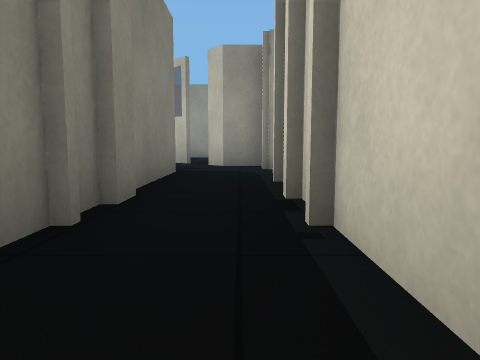
view 1 (above)

20 first-person views from a walk through a robot-simulator world made for Gazebo. The camera is 0.5 m above the floor, tilts 6° down and sees 70° across. The lines on the ground mark 1 m squares. The floor is counted in squares, 1 m on a side. Each view is taken from the middle of a square. On the plan, view 1 faces up. The plan holds only what a view shows up to about 9 squares ahead; the rest is blank. The place goes on beyond the plan. Robots are left out. Simple shapes stand in for some stock models.

view 2
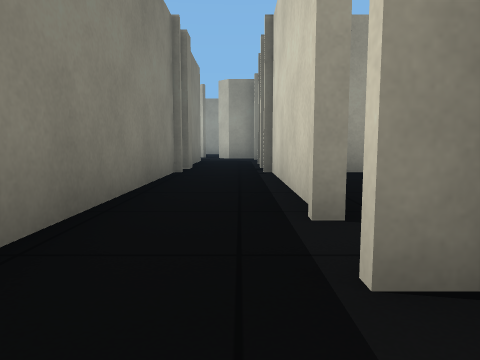

view 3
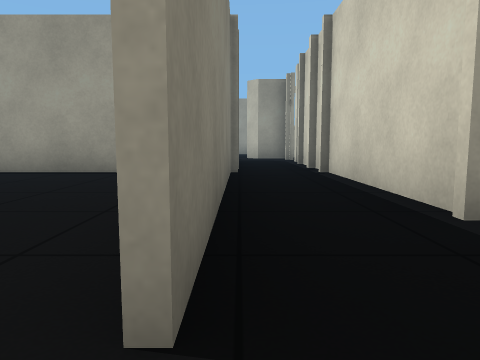

view 4
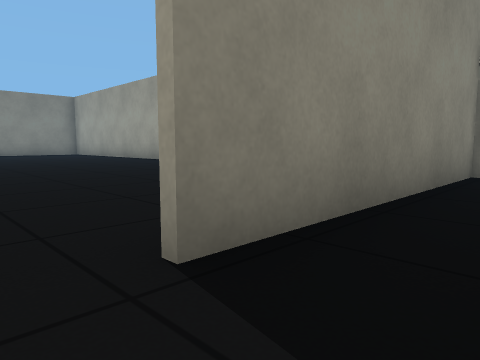

view 5
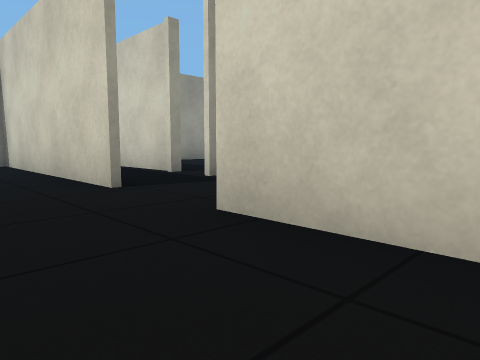

view 6
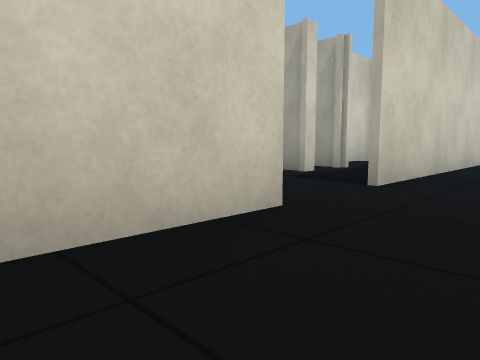

view 7
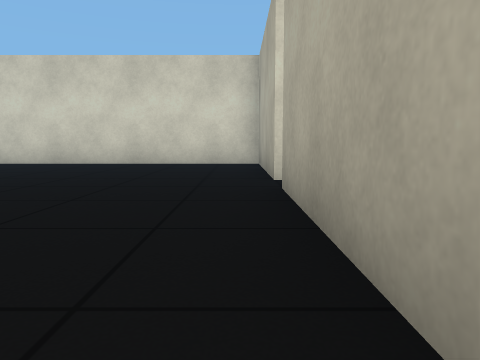

view 8
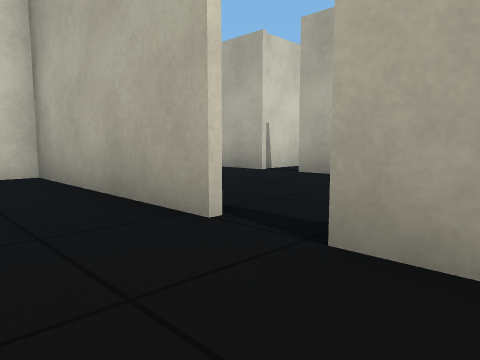

view 9
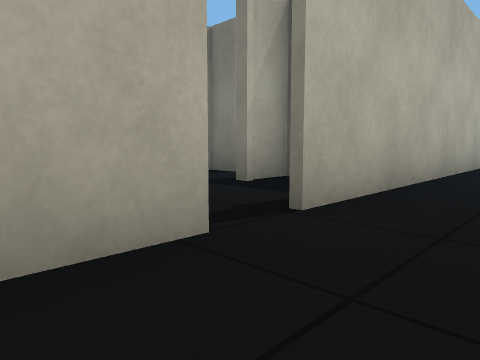

view 10
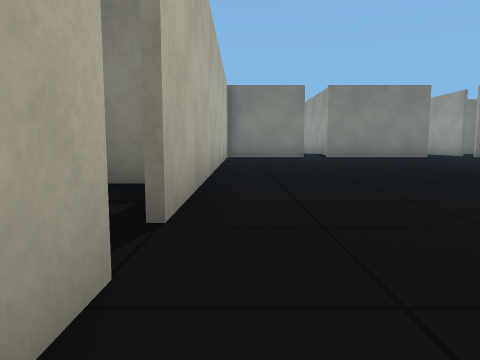

view 11
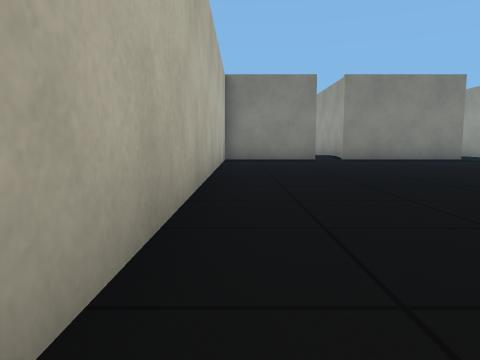

view 12
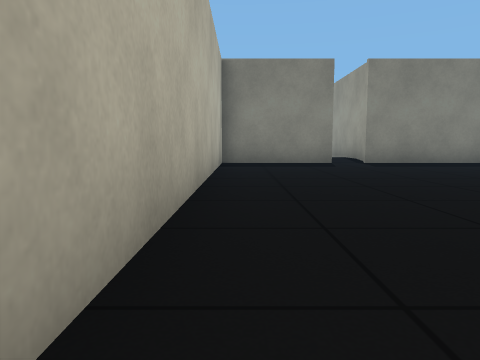

view 13
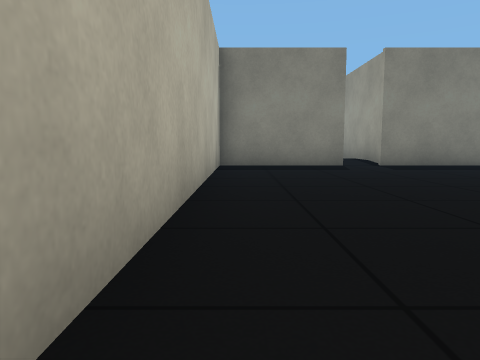

view 14
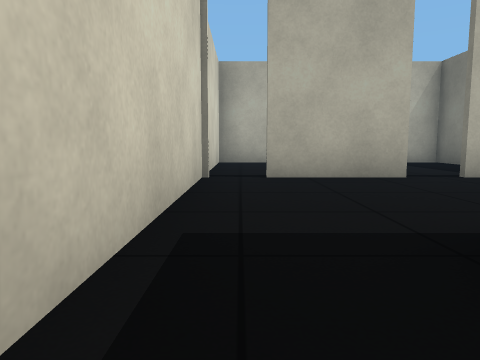

view 15
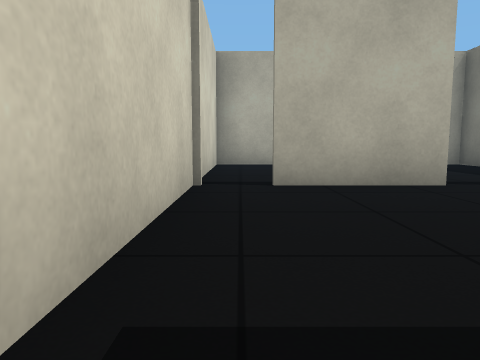

view 16
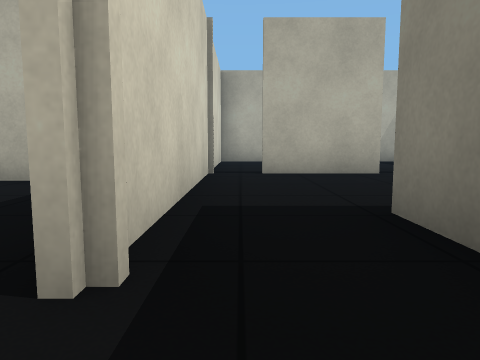

view 17
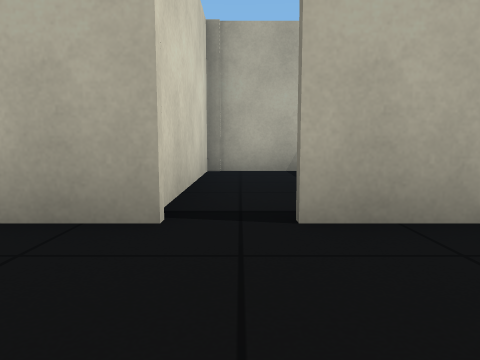

view 18
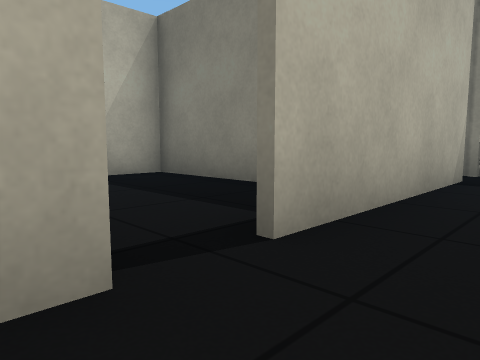

view 19
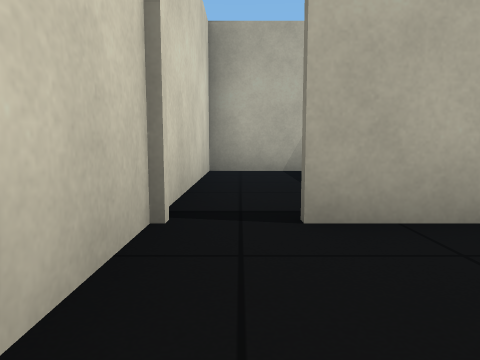

view 20
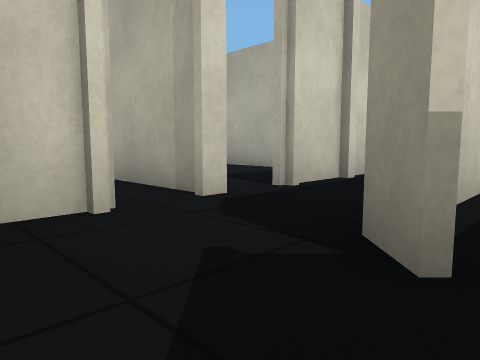

### Floor plan
Ten units are one square. View 1 is at (0, 0); x grows to the right and y downward. Boxes are objects, and circles mark ways between rooms. Rooms are numbered by the first view taken in them; rooms with no view inside come last. Other rooms are left out.
<svg viewBox="-176 -88 193 297">
<path fill="none" stroke="#000" d="M6 -55 6 -58M6 19 6 -48M6 -68 6 -78 -4 -78 -8 -83M-17 -67 -12 -62 -12 32M-13 32 -13 -21M-171 56 -171 86M-53 125 -13 125 -13 50M-31 -21 -52 -21M-171 95 -171 125 -61 125M-12 116 -12 126M-24 161 -4 161M11 100 11 88M-12 204 6 204 6 110M4 75 12 75M6 66 6 63M-74 161 -32 161M-83 131 -83 143 -72 143M-53 180 -53 204 -24 204 -24 161"/>
<circle cx="-10" cy="45" r="3" fill="#2a7"/>
<circle cx="0" cy="60" r="3" fill="#2a7"/>
<circle cx="-55" cy="130" r="3" fill="#2a7"/>
<circle cx="-15" cy="145" r="3" fill="#2a7"/>
<circle cx="-30" cy="160" r="3" fill="#2a7"/>
<text x="0" y="-20">1</text>
<text x="-90" y="50">2</text>
<text x="0" y="140">3</text>
<text x="-50" y="150">4</text>
<text x="-30" y="180">5</text>
</svg>
Room 1 opens to room 2. Room 1 opens to room 3. Room 2 opens to room 4. Room 3 opens to room 4. Room 4 opens to room 5.

Where each view was taken, in squares from view 1:
view 1: 0 up, 0 right, facing up
view 2: 4 down, 0 right, facing up
view 3: 4 down, 1 left, facing up
view 4: 4 down, 0 right, facing up-left
view 5: 7 down, 3 left, facing up-right
view 6: 1 down, 3 left, facing down-right
view 7: 12 down, 10 left, facing right
view 8: 11 down, 7 left, facing down-right
view 9: 11 down, 4 left, facing down-left
view 10: 12 down, 4 left, facing left
view 11: 12 down, 6 left, facing left
view 12: 12 down, 8 left, facing left
view 13: 12 down, 9 left, facing left
view 14: 11 down, 0 right, facing down
view 15: 12 down, 0 right, facing down
view 16: 10 down, 0 right, facing down
view 17: 14 down, 3 left, facing down
view 18: 15 down, 2 left, facing down-left
view 19: 14 down, 0 right, facing down
view 20: 8 up, 2 left, facing down-right
